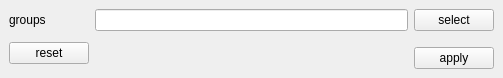
<?xml version="1.0" encoding="UTF-8"?>
<ui version="4.0">
 <class>rbhusHostEdit</class>
 <widget class="QMainWindow" name="rbhusHostEdit">
  <property name="geometry">
   <rect>
    <x>0</x>
    <y>0</y>
    <width>503</width>
    <height>78</height>
   </rect>
  </property>
  <property name="sizePolicy">
   <sizepolicy hsizetype="Preferred" vsizetype="Minimum">
    <horstretch>0</horstretch>
    <verstretch>0</verstretch>
   </sizepolicy>
  </property>
  <property name="windowTitle">
   <string>rbhusHostEdit</string>
  </property>
  <widget class="QWidget" name="centralwidget">
   <property name="sizePolicy">
    <sizepolicy hsizetype="MinimumExpanding" vsizetype="Preferred">
     <horstretch>0</horstretch>
     <verstretch>0</verstretch>
    </sizepolicy>
   </property>
   <layout class="QGridLayout" name="gridLayout">
    <property name="sizeConstraint">
     <enum>QLayout::SetMinimumSize</enum>
    </property>
    <item row="0" column="1">
     <widget class="QLineEdit" name="lineEditGroups"/>
    </item>
    <item row="0" column="0">
     <widget class="QLabel" name="label">
      <property name="text">
       <string>groups</string>
      </property>
     </widget>
    </item>
    <item row="1" column="1" colspan="2">
     <layout class="QHBoxLayout" name="horizontalLayout">
      <property name="topMargin">
       <number>10</number>
      </property>
      <item>
       <spacer name="horizontalSpacer_2">
        <property name="orientation">
         <enum>Qt::Horizontal</enum>
        </property>
        <property name="sizeHint" stdset="0">
         <size>
          <width>40</width>
          <height>20</height>
         </size>
        </property>
       </spacer>
      </item>
      <item>
       <widget class="QPushButton" name="pushApply">
        <property name="sizePolicy">
         <sizepolicy hsizetype="Maximum" vsizetype="Fixed">
          <horstretch>0</horstretch>
          <verstretch>0</verstretch>
         </sizepolicy>
        </property>
        <property name="text">
         <string>apply</string>
        </property>
       </widget>
      </item>
     </layout>
    </item>
    <item row="1" column="0">
     <widget class="QPushButton" name="pushReset">
      <property name="sizePolicy">
       <sizepolicy hsizetype="Maximum" vsizetype="Fixed">
        <horstretch>0</horstretch>
        <verstretch>0</verstretch>
       </sizepolicy>
      </property>
      <property name="text">
       <string>reset</string>
      </property>
     </widget>
    </item>
    <item row="0" column="2">
     <widget class="QPushButton" name="pushSelect">
      <property name="text">
       <string>select</string>
      </property>
     </widget>
    </item>
   </layout>
  </widget>
 </widget>
 <resources/>
 <connections/>
</ui>
